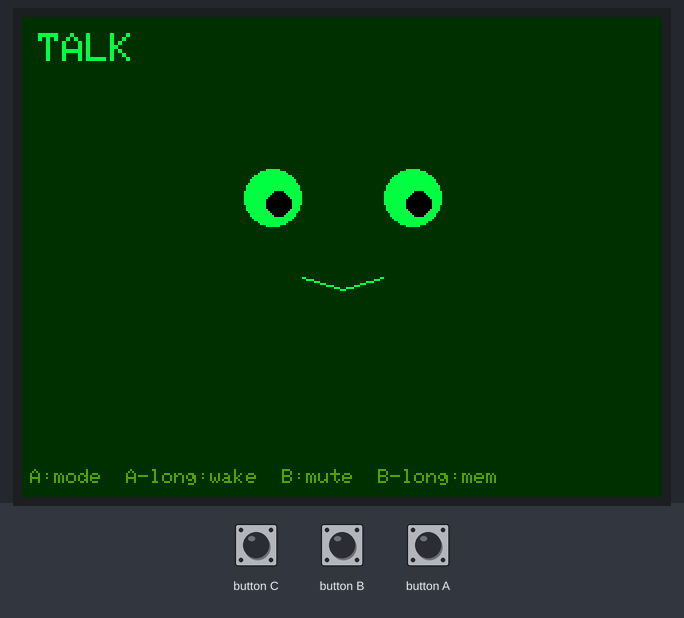
Simulated run of this sketch. Board: ESP32-S3. Shown: 320×240 colour display. Inputs (shaded band) come from the test bench. What the sketch prints to the serial monitor is not drawn.

Above: at 1.4 s.
1.5 s: button A pressed for 0.15 s
At 2.8 s:
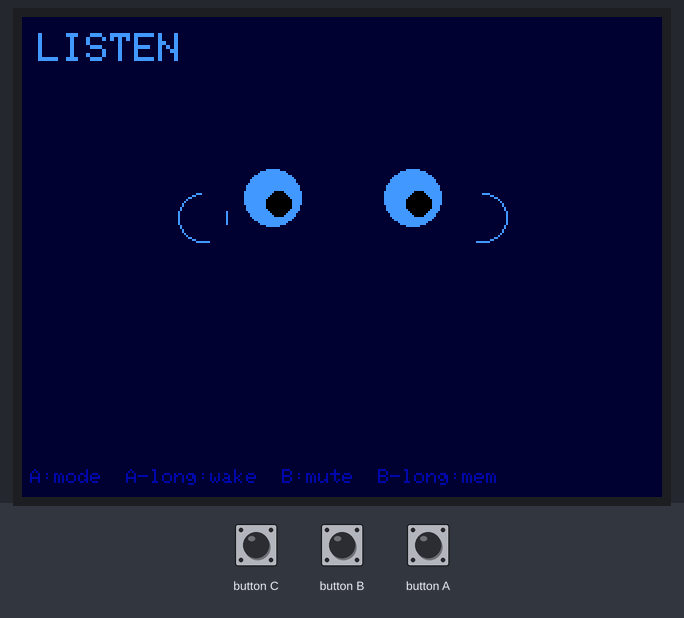
3.2 s: button A pressed for 1 s
At 5.1 s:
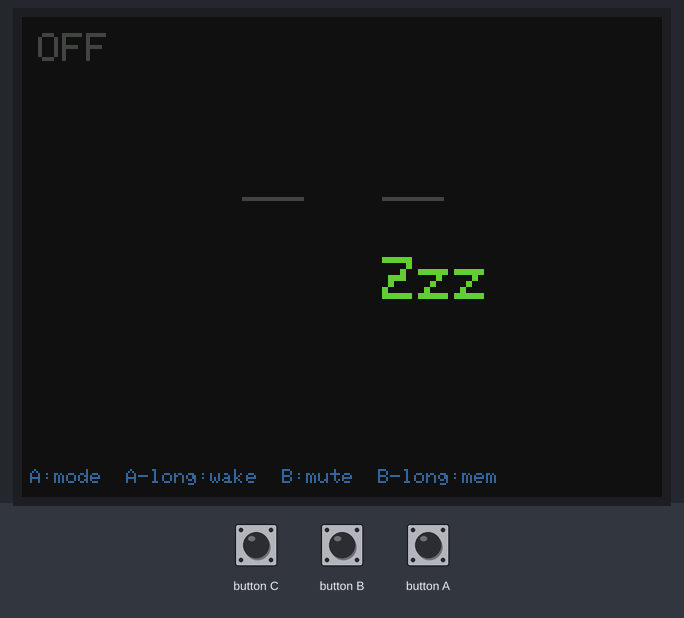
5.7 s: button A pressed for 0.15 s
At 7.2 s:
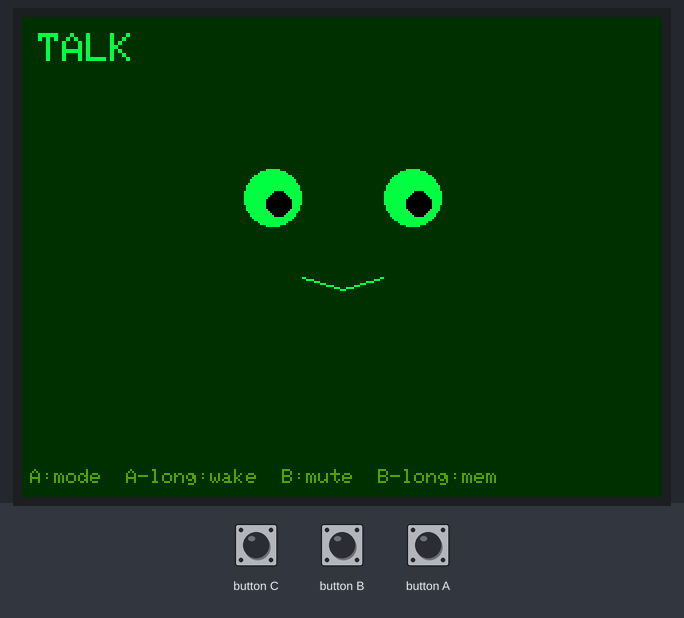
Timing chart, 0 to 8.7 s (numbered marks = the images above; inputs shaded):
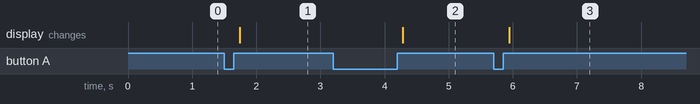

The sketch:

stackchan_bridge.ino
```cpp
/*
 * Voice of Becky — stackchan_bridge.ino
 * Phase B: ボタン + LCD モード表示 + Serial 通信
 *
 * ライブラリ: M5Unified
 * 対象ボード: M5Stack CoreS3 / CoreS3 SE / Basic (M5STACK-K151)
 * ボーレート: 115200
 *
 * Serial コマンド (ESP32 → Mac):
 *   MODE:0  会話モード
 *   MODE:1  聞くだけモード
 *   MODE:2  OFF モード
 *   WAKE    A 長押し（ちょっと来て）
 *   MUTE    B 短押し（黙って）
 *   MEMORY  B 長押し（いまの記憶して）
 *
 * Serial コマンド (Mac → ESP32):
 *   TTS_START  読み上げ開始（受信のみ、後フェーズで口パクに使う）
 *   TTS_STOP   読み上げ停止（受信のみ）
 */

#include <M5Unified.h>

// ---------------------------------------------------------------------------
// 定数
// ---------------------------------------------------------------------------
#define LONG_PRESS_MS   1000   // 長押し判定: 1000ms
#define DEBOUNCE_MS       50   // チャタリング防止

// モード定数
#define MODE_TALK   0   // 🟢 会話
#define MODE_LISTEN 1   // 🔵 聞くだけ
#define MODE_OFF    2   // ⚫ OFF

// ---------------------------------------------------------------------------
// グローバル状態
// ---------------------------------------------------------------------------
int   g_mode         = MODE_TALK;

// ボタン A
bool  a_was_pressed  = false;
long  a_press_start  = 0;
bool  a_long_fired   = false;

// ボタン B
bool  b_was_pressed  = false;
long  b_press_start  = 0;
bool  b_long_fired   = false;

// TTS 状態（後フェーズで口パクに使う）
bool  g_tts_active   = false;

// ---------------------------------------------------------------------------
// LCD 描画
// ---------------------------------------------------------------------------

// 共通: 背景塗り + 上部モードラベル
void draw_background(uint32_t bg_color, const char* label, uint32_t label_color) {
    M5.Display.fillScreen(bg_color);

    // モードラベル（左上）
    M5.Display.setTextSize(2);
    M5.Display.setTextColor(label_color, bg_color);
    M5.Display.setCursor(8, 8);
    M5.Display.print(label);
}

// 目（共通パーツ）
void draw_eyes(uint32_t eye_color, bool closed) {
    int cx = M5.Display.width() / 2;
    int cy = M5.Display.height() / 2 - 20;

    int eye_x_offset = 35;
    int eye_y = cy - 10;

    if (closed) {
        // 閉じた目: 横線
        M5.Display.drawLine(cx - eye_x_offset - 15, eye_y,
                            cx - eye_x_offset + 15, eye_y, eye_color);
        M5.Display.drawLine(cx + eye_x_offset - 15, eye_y,
                            cx + eye_x_offset + 15, eye_y, eye_color);
        // 少し太くする
        M5.Display.drawLine(cx - eye_x_offset - 15, eye_y + 1,
                            cx - eye_x_offset + 15, eye_y + 1, eye_color);
        M5.Display.drawLine(cx + eye_x_offset - 15, eye_y + 1,
                            cx + eye_x_offset + 15, eye_y + 1, eye_color);
    } else {
        // 開いた目: 塗り円
        M5.Display.fillCircle(cx - eye_x_offset, eye_y, 14, eye_color);
        M5.Display.fillCircle(cx + eye_x_offset, eye_y, 14, eye_color);
        // 瞳（黒）
        M5.Display.fillCircle(cx - eye_x_offset + 3, eye_y + 3, 6, TFT_BLACK);
        M5.Display.fillCircle(cx + eye_x_offset + 3, eye_y + 3, 6, TFT_BLACK);
    }
}

// ---- MODE 0: 🟢 会話 ----
void draw_face_talk() {
    uint32_t bg    = 0x003300;   // 深緑
    uint32_t eye_c = 0x00FF44;   // 明るい緑
    uint32_t mouth = 0x00FF44;

    draw_background(bg, "TALK", eye_c);
    draw_eyes(eye_c, false);

    // 口元: うっすら開いた弧
    int cx = M5.Display.width() / 2;
    int cy = M5.Display.height() / 2 - 20;
    int mouth_y = cy + 30;
    // 弧の代わりに単純な曲線: 3 点の折れ線で近似
    M5.Display.drawLine(cx - 20, mouth_y,     cx,      mouth_y + 6, mouth);
    M5.Display.drawLine(cx,      mouth_y + 6, cx + 20, mouth_y,     mouth);

    // 下部ヒント
    M5.Display.setTextSize(1);
    M5.Display.setTextColor(0x005500, bg);
    M5.Display.setCursor(4, M5.Display.height() - 14);
    M5.Display.print("A:mode  A-long:wake  B:mute  B-long:mem");
}

// ---- MODE 1: 🔵 聞くだけ ----
void draw_face_listen() {
    uint32_t bg    = 0x000033;   // 深青
    uint32_t eye_c = 0x4499FF;   // 明るい青

    draw_background(bg, "LISTEN", eye_c);
    draw_eyes(eye_c, false);

    // 口はなし（聞くだけ）
    // 耳マーク: 左右に半円（シンプルな弧で表現）
    int cx = M5.Display.width() / 2;
    int cy = M5.Display.height() / 2 - 20;
    // 左耳
    M5.Display.drawCircle(cx - 70, cy, 12, eye_c);
    M5.Display.fillRect(cx - 70, cy - 12, 12, 24, bg);  // 半円化
    // 右耳
    M5.Display.drawCircle(cx + 70, cy, 12, eye_c);
    M5.Display.fillRect(cx + 70 - 12, cy - 12, 12, 24, bg);  // 半円化

    M5.Display.setTextSize(1);
    M5.Display.setTextColor(0x000055, bg);
    M5.Display.setCursor(4, M5.Display.height() - 14);
    M5.Display.print("A:mode  A-long:wake  B:mute  B-long:mem");
}

// ---- MODE 2: ⚫ OFF ----
void draw_face_off() {
    uint32_t bg    = 0x111111;   // ほぼ黒
    uint32_t eye_c = 0x444444;   // グレー

    draw_background(bg, "OFF", eye_c);
    draw_eyes(eye_c, true);   // 目を閉じる

    // Zzz
    int cx = M5.Display.width() / 2;
    int cy = M5.Display.height() / 2 - 20;
    M5.Display.setTextSize(3);
    M5.Display.setTextColor(0x666666, bg);
    M5.Display.setCursor(cx + 20, cy + 20);
    M5.Display.print("Zzz");

    M5.Display.setTextSize(1);
    M5.Display.setTextColor(0x333333, bg);
    M5.Display.setCursor(4, M5.Display.height() - 14);
    M5.Display.print("A:mode  A-long:wake  B:mute  B-long:mem");
}

void redraw() {
    switch (g_mode) {
        case MODE_TALK:   draw_face_talk();   break;
        case MODE_LISTEN: draw_face_listen(); break;
        case MODE_OFF:    draw_face_off();    break;
    }
}

// ---------------------------------------------------------------------------
// モード変更
// ---------------------------------------------------------------------------
void set_mode(int new_mode) {
    g_mode = new_mode;
    Serial.print("MODE:");
    Serial.println(new_mode);
    redraw();
}

void cycle_mode() {
    int next = (g_mode + 1) % 3;
    set_mode(next);
}

// ---------------------------------------------------------------------------
// Serial コマンド受信処理 (Mac → ESP32)
// ---------------------------------------------------------------------------
void handle_serial_input() {
    if (!Serial.available()) return;

    String line = Serial.readStringUntil('\n');
    line.trim();

    if (line == "TTS_START") {
        g_tts_active = true;
        // TODO: Phase C で口パクアニメを開始
    } else if (line == "TTS_STOP") {
        g_tts_active = false;
        // TODO: Phase C で口パクアニメを停止
    }
    // 他のコマンドは今は無視
}

// ---------------------------------------------------------------------------
// ボタン処理
// ---------------------------------------------------------------------------
void handle_buttons() {
    M5.update();

    // ---- ボタン A ----
    bool a_now = M5.BtnA.isPressed();

    if (a_now && !a_was_pressed) {
        // 押し始め
        a_press_start = millis();
        a_long_fired  = false;
    }

    if (a_now && !a_long_fired) {
        if (millis() - a_press_start >= LONG_PRESS_MS) {
            // 長押し確定
            a_long_fired = true;
            Serial.println("WAKE");
        }
    }

    if (!a_now && a_was_pressed) {
        // 離した
        if (!a_long_fired && (millis() - a_press_start >= DEBOUNCE_MS)) {
            // 短押し: モード巡回
            cycle_mode();
        }
    }

    a_was_pressed = a_now;

    // ---- ボタン B ----
    bool b_now = M5.BtnB.isPressed() || M5.BtnC.isPressed();

    if (b_now && !b_was_pressed) {
        b_press_start = millis();
        b_long_fired  = false;
    }

    if (b_now && !b_long_fired) {
        if (millis() - b_press_start >= LONG_PRESS_MS) {
            b_long_fired = true;
            Serial.println("MEMORY");
        }
    }

    if (!b_now && b_was_pressed) {
        if (!b_long_fired && (millis() - b_press_start >= DEBOUNCE_MS)) {
            // 短押し: MUTE
            Serial.println("MUTE");
        }
    }

    b_was_pressed = b_now;
}

// ---------------------------------------------------------------------------
// Setup / Loop
// ---------------------------------------------------------------------------
void setup() {
    auto cfg = M5.config();
    M5.begin(cfg);

    Serial.begin(115200);
    Serial.println("BOOT");

    // 画面向き（CoreS3 / Basic で自動検出される）
    M5.Display.setRotation(1);
    M5.Display.setBrightness(128);

    redraw();
}

void loop() {
    handle_buttons();
    handle_serial_input();
    delay(10);
}
```

Measured:
- after the input at 1.5 s, the display: changes after 0.24 s (image 1)
- after the input at 3.2 s, the display: changes after 1.1 s (image 2)
- after the input at 5.7 s, the display: changes after 0.24 s (image 3)
